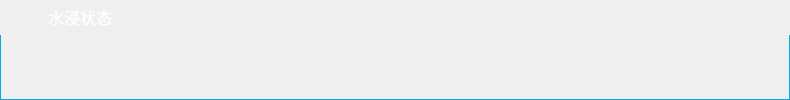
        <widget class="QWidget" name="wgt_leak" native="true">
         <property name="sizePolicy">
          <sizepolicy hsizetype="Preferred" vsizetype="Preferred">
           <horstretch>0</horstretch>
           <verstretch>0</verstretch>
          </sizepolicy>
         </property>
         <property name="minimumSize">
          <size>
           <width>0</width>
           <height>0</height>
          </size>
         </property>
         <property name="styleSheet">
          <string notr="true">/*QWidget#wgt_leak{
background:transparent;
border-image: url(:/image/dev_border.png);
border-bottom:0px solid rgb(73, 118, 237);
border-top:0px solid rgb(73, 118, 237);
}*/</string>
         </property>
         <layout class="QVBoxLayout" name="verticalLayout_8">
          <property name="spacing">
           <number>0</number>
          </property>
          <property name="leftMargin">
           <number>0</number>
          </property>
          <property name="topMargin">
           <number>0</number>
          </property>
          <property name="rightMargin">
           <number>0</number>
          </property>
          <property name="bottomMargin">
           <number>0</number>
          </property>
          <item>
           <widget class="QFrame" name="frame_6">
            <property name="minimumSize">
             <size>
              <width>0</width>
              <height>35</height>
             </size>
            </property>
            <property name="maximumSize">
             <size>
              <width>16777215</width>
              <height>35</height>
             </size>
            </property>
            <property name="styleSheet">
             <string notr="true"> QFrame#frame_6{color: rgb(255, 255, 255);
border-image: url(:/image/border_up.png);
}</string>
            </property>
            <property name="frameShape">
             <enum>QFrame::NoFrame</enum>
            </property>
            <property name="frameShadow">
             <enum>QFrame::Raised</enum>
            </property>
            <layout class="QHBoxLayout" name="horizontalLayout_6">
             <property name="spacing">
              <number>6</number>
             </property>
             <property name="leftMargin">
              <number>10</number>
             </property>
             <property name="topMargin">
              <number>2</number>
             </property>
             <property name="rightMargin">
              <number>0</number>
             </property>
             <property name="bottomMargin">
              <number>2</number>
             </property>
             <item>
              <widget class="QLabel" name="label_11">
               <property name="minimumSize">
                <size>
                 <width>8</width>
                 <height>8</height>
                </size>
               </property>
               <property name="maximumSize">
                <size>
                 <width>8</width>
                 <height>8</height>
                </size>
               </property>
               <property name="styleSheet">
                <string notr="true">border-image: url(:/image/dot.png);</string>
               </property>
               <property name="text">
                <string/>
               </property>
              </widget>
             </item>
             <item>
              <widget class="QLabel" name="label_12">
               <property name="minimumSize">
                <size>
                 <width>18</width>
                 <height>26</height>
                </size>
               </property>
               <property name="maximumSize">
                <size>
                 <width>18</width>
                 <height>26</height>
                </size>
               </property>
               <property name="styleSheet">
                <string notr="true">border-image: url(:/image/leak.png);</string>
               </property>
               <property name="text">
                <string/>
               </property>
              </widget>
             </item>
             <item>
              <widget class="QLabel" name="lblLeakStatus">
               <property name="minimumSize">
                <size>
                 <width>0</width>
                 <height>30</height>
                </size>
               </property>
               <property name="maximumSize">
                <size>
                 <width>16777215</width>
                 <height>30</height>
                </size>
               </property>
               <property name="font">
                <font>
                 <pointsize>12</pointsize>
                </font>
               </property>
               <property name="styleSheet">
                <string notr="true">color: rgb(255, 255, 255);</string>
               </property>
               <property name="text">
                <string>水浸状态</string>
               </property>
              </widget>
             </item>
             <item>
              <spacer name="horizontalSpacer_6">
               <property name="orientation">
                <enum>Qt::Horizontal</enum>
               </property>
               <property name="sizeHint" stdset="0">
                <size>
                 <width>678</width>
                 <height>20</height>
                </size>
               </property>
              </spacer>
             </item>
            </layout>
           </widget>
          </item>
          <item>
           <widget class="QWidget" name="leak_item" native="true">
            <property name="sizePolicy">
             <sizepolicy hsizetype="Preferred" vsizetype="Preferred">
              <horstretch>0</horstretch>
              <verstretch>0</verstretch>
             </sizepolicy>
            </property>
            <property name="minimumSize">
             <size>
              <width>0</width>
              <height>0</height>
             </size>
            </property>
            <property name="styleSheet">
             <string notr="true">QWidget#leak_item{
color: rgb(255, 255, 255);
border-bottom:1px solid #01ADDE;
border-right:1px solid #01ADDE;
border-left:1px solid #01ADDE;
border-radius:opx;font:13pt;
}</string>
            </property>
           </widget>
          </item>
         </layout>
        </widget>
